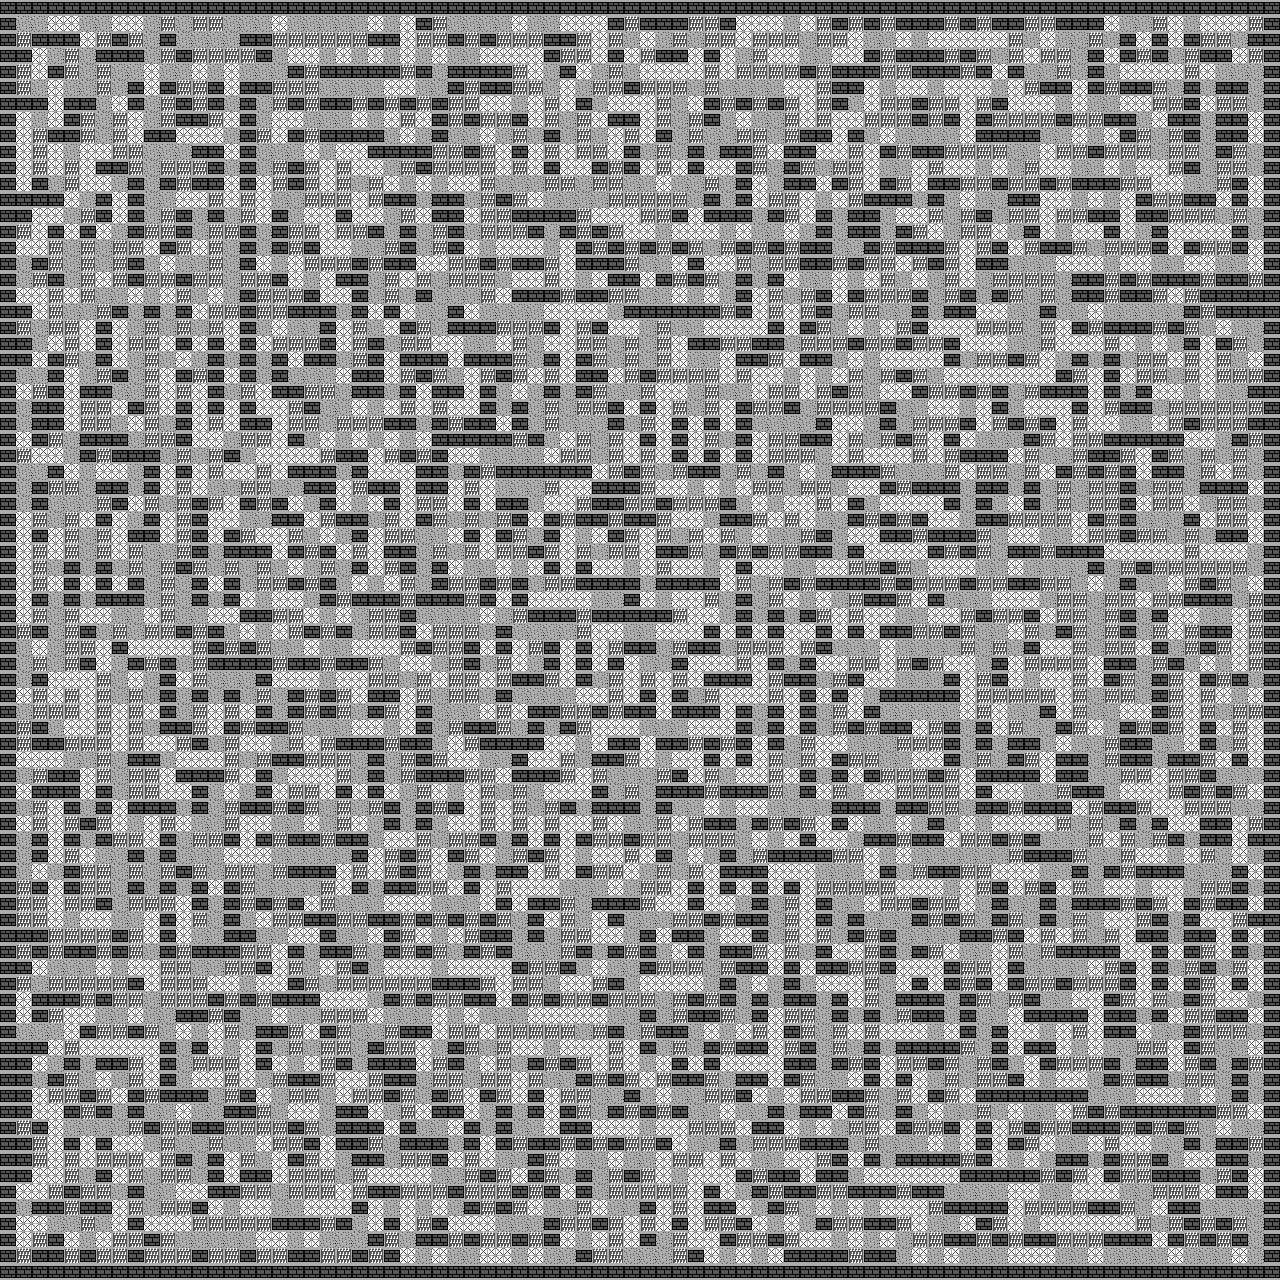

A 2D game scene composited from a Tiled map and its tileset images. What follows is a short description and the map's XML, with each tile layer's data collapsed to a summary:
An orthogonal 80x80 tile map with 16x16 px tiles, 2 tile layers (floor, barriers) and 2 objects (goal, player).

<map version="2017.04.18" orientation="orthogonal" renderorder="right-down" width="80" height="80" tilewidth="16" tileheight="16" nextobjectid="3">
 <tileset firstgid="1" name="main" tilewidth="16" tileheight="16" tilecount="16" columns="4">
  <image source="tiles.png" width="64" height="64" />
 </tileset>
 <layer name="floor" width="80" height="80">
  <properties>
   <property name="nocollide" value="true" />
   <property name="tileset" value="main" />
  </properties>
  <data>[6400 cells, 6400 non-empty, 2 distinct tile ids]</data>
 </layer>
 <layer name="barriers" width="80" height="80">
  <properties>
   <property name="collision" value="true" />
   <property name="tileset" value="main" />
  </properties>
  <data>[6400 cells, 3575 non-empty, 2 distinct tile ids]</data>
 </layer>
 <objectgroup name="objects">
  <object id="1" name="goal" type="goal" x="608" y="592" width="16" height="16">
   <properties>
    <property name="win_maze" value="true" />
   </properties>
  </object>
  <object id="2" name="player_start" type="player" x="640" y="624" width="16" height="16">
   <properties>
    <property name="player" value="true" />
   </properties>
  </object>
 </objectgroup>
</map>
